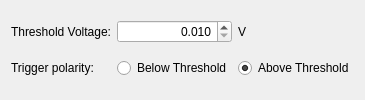
                        <widget class="QWidget" name="sync_confocal_line_analog_tab">
                         <property name="toolTip">
                          <string>Sync the driver to the analog voltage driving the scanning mirror.</string>
                         </property>
                         <attribute name="title">
                          <string>Analog - Mirror Voltage</string>
                         </attribute>
                         <layout class="QGridLayout" name="gridLayout_66" columnstretch="0,0,0">
                          <item row="0" column="1">
                           <widget class="QDoubleSpinBox" name="sync_confocal_line_analog_threshold_box">
                            <property name="toolTip">
                             <string>The voltage threshold that the driver will sync to (0.01V - 3.29V).</string>
                            </property>
                            <property name="alignment">
                             <set>Qt::AlignRight|Qt::AlignTrailing|Qt::AlignVCenter</set>
                            </property>
                            <property name="decimals">
                             <number>3</number>
                            </property>
                            <property name="minimum">
                             <double>0.010000000000000</double>
                            </property>
                            <property name="maximum">
                             <double>3.290000000000000</double>
                            </property>
                            <property name="singleStep">
                             <double>0.100000000000000</double>
                            </property>
                           </widget>
                          </item>
                          <item row="0" column="0">
                           <widget class="QLabel" name="sync_confocal_line_analog_threshold_label1">
                            <property name="toolTip">
                             <string>The voltage threshold that the driver will sync to.</string>
                            </property>
                            <property name="text">
                             <string>Threshold Voltage:</string>
                            </property>
                           </widget>
                          </item>
                          <item row="0" column="2">
                           <widget class="QLabel" name="sync_confocal_line_analog_threshold_label2">
                            <property name="toolTip">
                             <string>The voltage threshold that the driver will sync to.</string>
                            </property>
                            <property name="text">
                             <string>V</string>
                            </property>
                           </widget>
                          </item>
                          <item row="2" column="0">
                           <widget class="QLabel" name="sync_confocal_line_analog_polarity_label">
                            <property name="toolTip">
                             <string>Set the polarity of the driver sync.</string>
                            </property>
                            <property name="text">
                             <string>Trigger polarity:</string>
                            </property>
                           </widget>
                          </item>
                          <item row="2" column="1">
                           <widget class="QRadioButton" name="sync_confocal_line_analog_polarity_below_button">
                            <property name="toolTip">
                             <string>Sync the driver when the mirror voltage falls below the set threshold.</string>
                            </property>
                            <property name="text">
                             <string>Below Threshold</string>
                            </property>
                            <attribute name="buttonGroup">
                             <string notr="true">sync_confocal_line_analog_polarity_button_group</string>
                            </attribute>
                           </widget>
                          </item>
                          <item row="2" column="2">
                           <widget class="QRadioButton" name="sync_confocal_line_analog_polarity_above_button">
                            <property name="toolTip">
                             <string>Sync the driver when the mirror voltage rises above the set threshold.</string>
                            </property>
                            <property name="text">
                             <string>Above Threshold</string>
                            </property>
                            <property name="checked">
                             <bool>true</bool>
                            </property>
                            <attribute name="buttonGroup">
                             <string notr="true">sync_confocal_line_analog_polarity_button_group</string>
                            </attribute>
                           </widget>
                          </item>
                         </layout>
                        </widget>
